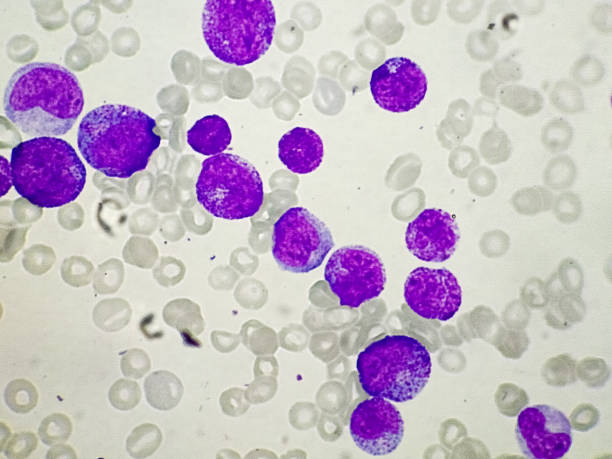
#> input picture [ok]CNN/data/may-grunwald.jpg, 612 x 459 px
$ python show_histogram.py
#> lines starting #> are read from the running program, lines starting #| are printed output that depends on the picture
import cv2
import numpy as np
import matplotlib.pyplot as plt
import os

# Define the path to the image
image_path = os.path.join('data', 'may-grunwald.jpg')

# Check if file exists
if not os.path.exists(image_path):
    print(f"Error: File not found at {image_path}")
else:
    # Read the image
    img_bgr = cv2.imread(image_path)
#> img_bgr is the input picture: shape (459, 612, 3); mean B, G, R 197.9, 183.5, 197.5

    # Convert BGR to RGB
    img_rgb = cv2.cvtColor(img_bgr, cv2.COLOR_BGR2RGB)

    # Convert BGR to Grayscale (Luma)
    img_luma = cv2.cvtColor(img_bgr, cv2.COLOR_BGR2GRAY)
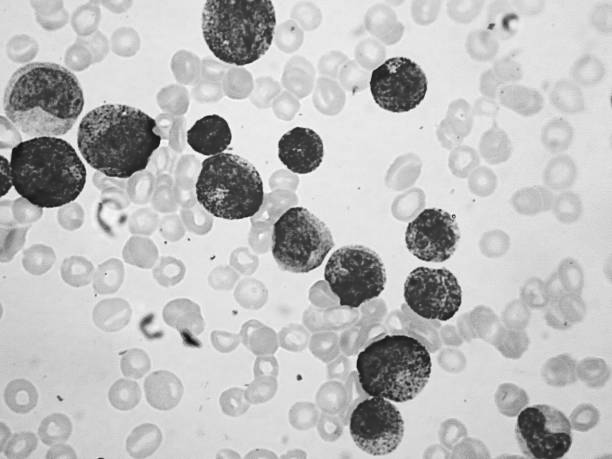
#> img_luma: shape (459, 612); min 13, max 255, mean 189.4

    # Calculate histograms
    # histograms for R, G, B
    colors = ('r', 'g', 'b')
    plt.figure(figsize=(10, 6))

    # Plot RGB histograms
    for i, color in enumerate(colors):
        # Calculate histogram for each channel (0=R, 1=G, 2=B in RGB image)
        hist = cv2.calcHist([img_rgb], [i], None, [256], [0, 256])
        plt.plot(hist, color=color, label=f'{color.upper()} Channel')

    # Calculate Luma histogram
    hist_luma = cv2.calcHist([img_luma], [0], None, [256], [0, 256])
#> hist_luma = 256 values, max 8119 at index 226, min 0 at index 0, mean 1097.3
    plt.plot(hist_luma, color='black', linestyle='--', label='Luma (Grayscale)')

    plt.title('RGB and Luma Histogram')
    plt.xlabel('Pixel Value')
    plt.ylabel('Frequency')
    plt.legend()
    plt.grid(True, alpha=0.3)
    plt.xlim([0, 256])

    # Save the plot
    output_path = 'histogram_rgb_luma.png'
    plt.savefig(output_path)
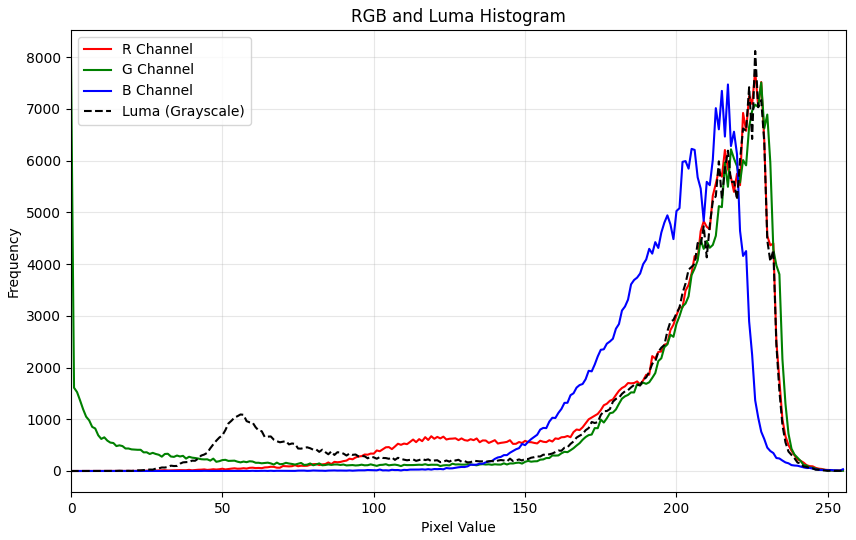
#> figure drawn by matplotlib, 1 panel; curve peaks at x = 226, y = 7732; curve peaks at x = 0, y = 7947; curve peaks at x = 217, y = 7472
    print(f"Histogram saved to {output_path}")

    # Show the plot
    plt.show()
